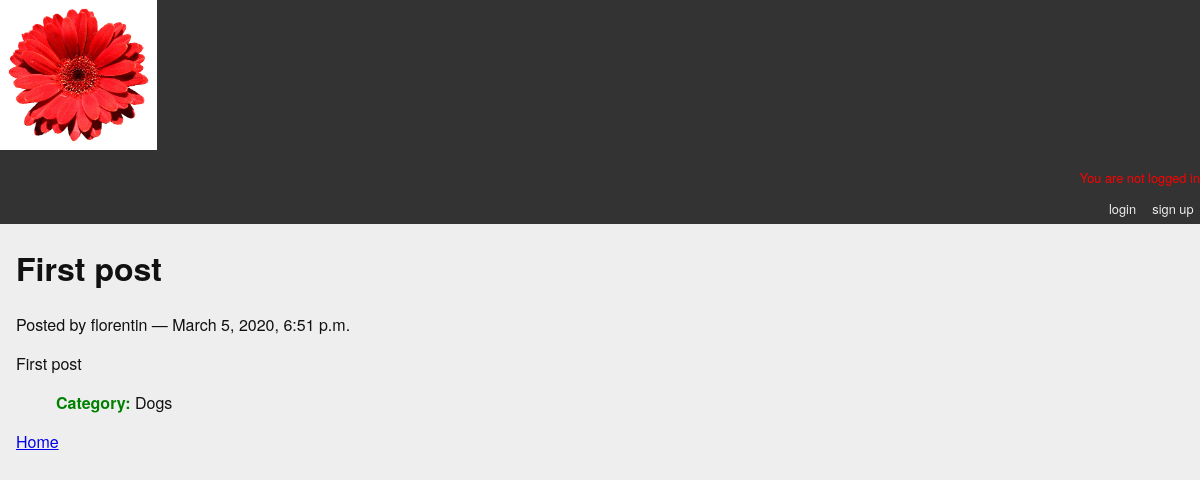
The app's page /posts/1/, older data.
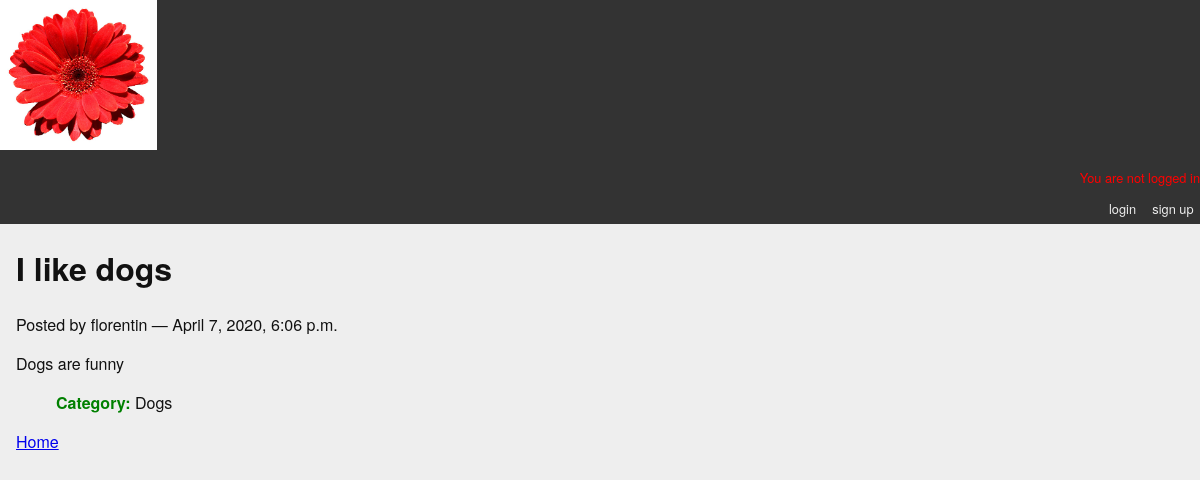
The same page, newer data.
### blogging/models.py (models this page shows, shortened)
class Post(models.Model):
    title = models.CharField(max_length=128)
    text = models.TextField(blank=True)
    author = models.ForeignKey(User, on_delete=models.CASCADE)
    created_date = models.DateTimeField(auto_now_add=True)
    modified_date = models.DateTimeField(auto_now=True)
    published_date = models.DateTimeField(blank=True, null= True)
    def __str__(self):
        return self.title

class Category(models.Model):
    name = models.CharField(max_length=128)
    description = models.TextField(blank=True)
    posts = models.ManyToManyField(Post, blank=True, related_name='categories')
    def __str__(self):
        return self.name
    class Meta:
        verbose_name_plural = 'Categories'

### blogging/views.py (the view)
# urls.py: path('posts/<int:post_id>/', detail_view, name="blog_detail"),
def detail_view(request, post_id):
    published = Post.objects.exclude(published_date__exact=None)
    post =  get_object_or_404(published, pk=post_id)
    context = {'post': post}
    return render(request, 'blogging/detail.html', context)

### blogging/templates/blogging/detail.html (shortened to what this page needs)
{% extends "base.html" %}
{% block content %}
<h1>{{ post }}</h1>
<p class="byline">
  Posted by {{ post.author.username }} &mdash; {{ post.published_date }}
</p>
<div class="post-body">
  {{ post.text }}
</div>
<ul class="categories">
  {% for category in post.categories.all %}
    <li><b><font color="green">Category: </font></b>{{ category }}</li>
  {% endfor %}
</ul>
<a class="backlink" href="/">Home</a>
{% endblock content %}

Row changes from the older to the newer data that the page shows:
changed Post "florentin": title "First post" → "I like dogs"; published_date "March 5, 2020, 6:51 p.m." → "April 7, 2020, 6:06 p.m."; text "First post" → "Dogs are funny"
